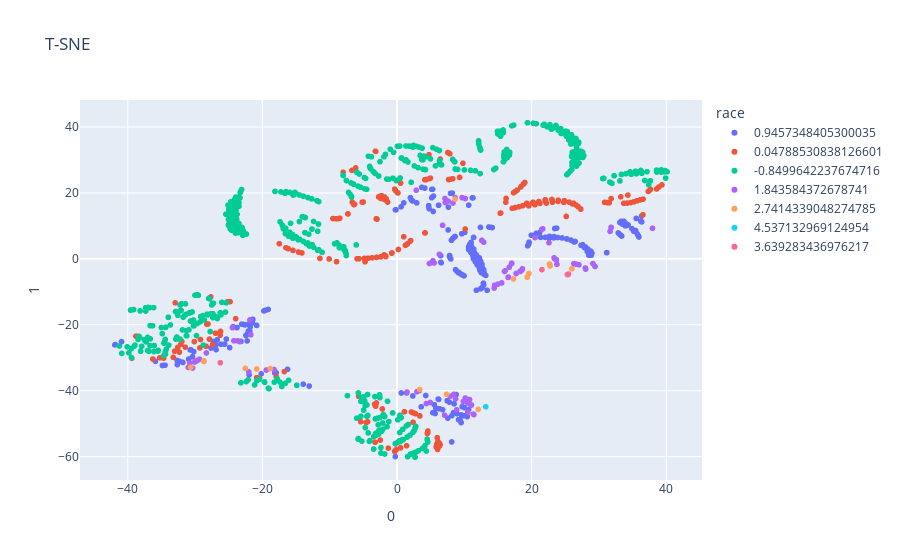

Notebook source saved alongside this figure:
### Code cell
fig = px.scatter(
    X_TSNE, x=0, y=1,
    color=X[:,-1].astype(str), labels={'color': 'race'}, title='T-SNE'
)
fig.show()

### Figure 1 — Plotly figure (JSON) as saved in the notebook; plotly's stock layout.template omitted (floating-point values rounded to 4 significant figures; data arrays with more than 128 entries replaced by an {"elided": "..."} marker saying what was removed)
{"data": [{"hovertemplate": "race=0.9457348405300035<br>0=%{x}<br>1=%{y}<extra></extra>", "legendgroup": "0.9457348405300035", "marker": {"color": "#636efa", "symbol": "circle"}, "mode": "markers", "name": "0.9457348405300035", "showlegend": true, "type": "scattergl", "x": {"elided": "260 float values"}, "xaxis": "x", "y": {"elided": "260 float values"}, "yaxis": "y"}, {"hovertemplate": "race=0.04788530838126601<br>0=%{x}<br>1=%{y}<extra></extra>", "legendgroup": "0.04788530838126601", "marker": {"color": "#EF553B", "symbol": "circle"}, "mode": "markers", "name": "0.04788530838126601", "showlegend": true, "type": "scattergl", "x": {"elided": "234 float values"}, "xaxis": "x", "y": {"elided": "234 float values"}, "yaxis": "y"}, {"hovertemplate": "race=-0.8499642237674716<br>0=%{x}<br>1=%{y}<extra></extra>", "legendgroup": "-0.8499642237674716", "marker": {"color": "#00cc96", "symbol": "circle"}, "mode": "markers", "name": "-0.8499642237674716", "showlegend": true, "type": "scattergl", "x": {"elided": "589 float values"}, "xaxis": "x", "y": {"elided": "589 float values"}, "yaxis": "y"}, {"hovertemplate": "race=1.843584372678741<br>0=%{x}<br>1=%{y}<extra></extra>", "legendgroup": "1.843584372678741", "marker": {"color": "#ab63fa", "symbol": "circle"}, "mode": "markers", "name": "1.843584372678741", "showlegend": true, "type": "scattergl", "x": [14.49, 16.67, 10.77, 3.324, 6.297, 23.67, 9.833, -18.27, 10.14, -31.0, 27.02, 8.652, 12.6, 17.03, -21.71, 8.695, -19.42, 9.67, 18.55, 27.98, 1.483, 4.818, 4.956, 23.42, -30.04, 16.5, 5.51, 23.76, -30.38, -23.42, 8.315, 7.901, 11.05, 29.42, 7.58, -29.35, 37.95, 7.173, 10.5, 11.33, 4.362, -29.75, -29.61, 26.61, 23.67, -23.66, 15.56, 2.858, 5.346, 31.8, 16.53, 18.29, 29.11, 12.6, 7.07, -24.44, 18.63, 23.34, 20.5, 26.28, -21.84, 16.04, -24.23, 28.02, 18.28, 10.13, 23.67, 18.63, 6.771, 17.69, 11.05, 14.44, 26.31, 17.02, 21.66, 8.866, 15.0, -22.01, 8.422, 21.5, 12.87, 27.99, 10.52, 18.28, 11.43, 22.58, 7.125, 10.79, 31.65, 2.968, 31.81, -28.31, 15.97, -30.76], "xaxis": "x", "y": [-7.994, -2.535, -42.68, -39.98, 1.38, -0.2904, -43.29, -33.58, -42.23, -32.95, -1.798, 18.53, 5.603, -1.296, -23.01, -42.5, -33.73, 18.57, -3.405, -2.804, -40.42, -1.421, -43.58, 0.009372, -31.29, -5.641, -1.235, -1.666, -33.12, -25.09, 16.93, -41.71, -44.35, -2.306, 17.55, -30.44, 9.272, 17.1, -43.75, -47.11, -43.89, -30.94, -30.74, -1.592, -0.291, -24.87, -7.307, 20.81, -0.5769, 9.584, -5.54, -3.818, -1.436, 5.601, -47.42, -20.9, -3.049, 0.3152, 6.463, -1.436, -18.52, -3.648, -24.86, -3.098, -3.81, 18.32, -0.2913, -3.049, 10.17, -4.437, -44.35, -8.855, -1.454, -1.451, 9.107, -45.79, -7.655, -34.32, -41.13, 8.943, 5.069, -2.805, -46.5, -3.81, -47.25, 4.912, 18.31, -43.99, 8.338, -40.29, 9.5, -28.54, -3.805, -31.66], "yaxis": "y"}, {"hovertemplate": "race=2.7414339048274785<br>0=%{x}<br>1=%{y}<extra></extra>", "legendgroup": "2.7414339048274785", "marker": {"color": "#FFA15A", "symbol": "circle"}, "mode": "markers", "name": "2.7414339048274785", "showlegend": true, "type": "scattergl", "x": [-28.69, 22.65, 17.3, -18.83, -26.26, -22.53, 19.6, -20.84, 7.357, 25.98, 19.33, 12.06, 8.639, -28.69, 22.73, -30.64, 3.353], "xaxis": "x", "y": [-31.13, -1.561, -6.097, -33.29, -31.55, -33.23, -4.443, -33.41, -41.11, -2.998, -5.591, -45.68, 18.14, -30.92, -2.147, -32.9, -39.64], "yaxis": "y"}, {"hovertemplate": "race=4.537132969124954<br>0=%{x}<br>1=%{y}<extra></extra>", "legendgroup": "4.537132969124954", "marker": {"color": "#19d3f3", "symbol": "circle"}, "mode": "markers", "name": "4.537132969124954", "showlegend": true, "type": "scattergl", "x": [13.19, 25.42], "xaxis": "x", "y": [-44.89, -4.744], "yaxis": "y"}, {"hovertemplate": "race=3.639283436976217<br>0=%{x}<br>1=%{y}<extra></extra>", "legendgroup": "3.639283436976217", "marker": {"color": "#FF6692", "symbol": "circle"}, "mode": "markers", "name": "3.639283436976217", "showlegend": true, "type": "scattergl", "x": [25.31, 21.53, 25.47, -26.26], "xaxis": "x", "y": [-4.75, -3.265, -4.608, -31.51], "yaxis": "y"}], "layout": {"autosize": true, "legend": {"title": {"text": "race"}, "tracegroupgap": 0}, "title": {"text": "T-SNE"}, "xaxis": {"anchor": "y", "autorange": true, "domain": [0, 1], "range": [-47.22, 45.44], "title": {"text": "0"}, "type": "linear"}, "yaxis": {"anchor": "x", "autorange": true, "domain": [0, 1], "range": [-68.57, 49.67], "title": {"text": "1"}, "type": "linear"}}}
